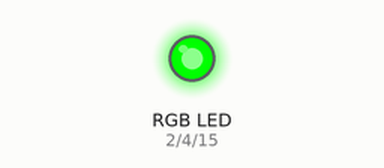
Bench run of a sketch on a simulated Arduino Uno, built with avr-gcc and run on an emulated ATmega328P. On the bench: an RGB LED mixed from three pins (HIGH = lit).

Above: at 0.5 s.
At 2.5 s:
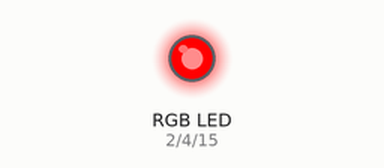
At 3.5 s:
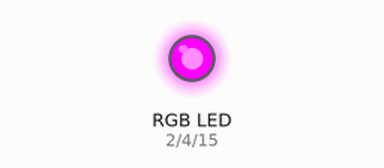
At 4.5 s:
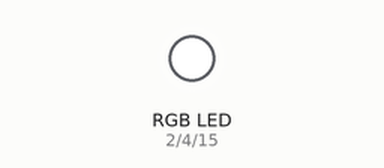
At 5.5 s:
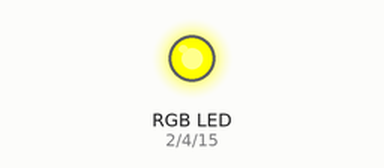
Timing chart, 0 to 7.8 s (numbered marks = the images above):
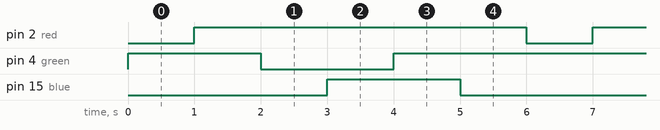

The sketch:

SensorRgb.ino
```cpp
//Se declaran variables par dar salida a los pines
int red=2;
int green=4;
int blue=15;
void setup() {

  //Se inicializan objetos para permitir la salida a los pines

  //Led 1
  pinMode(red, OUTPUT);
  pinMode(green, OUTPUT);
  pinMode(blue, OUTPUT);

}

void loop() {

  //Se enciende el color verde en ambos leds
  analogWrite(green,255);
  delay(1000);

  //Se enciende los led para formar el amarillo
  analogWrite(red,255);
  analogWrite(blue,0);
  delay(1000);

  //Se apaga el color verde y se enciende el color rojo
  analogWrite(green,0);
  analogWrite(red,255);
  delay(1000);
  //Se prende el color azul
  analogWrite(blue,255);
  delay(1000);
  //Se prende el verde para hacer el blacno
  analogWrite(green,255);
  delay(1000);
  //Se apaga el azul para el amarillo
  analogWrite(blue,0);
  delay(1000);
  //Se apaga el rojo para volver a iniciar con el verde
  analogWrite(red,0);

}
```

Measured:
- by itself, pin 2 (red): alternates HIGH for 5.0 s and LOW for 1.0 s
- by itself, pin 4 (green): repeats every 6.0 s: LOW 2.0 s, HIGH 4.0 s
- by itself, pin 15 (blue): alternates HIGH for 2.0 s and LOW for 4.0 s
